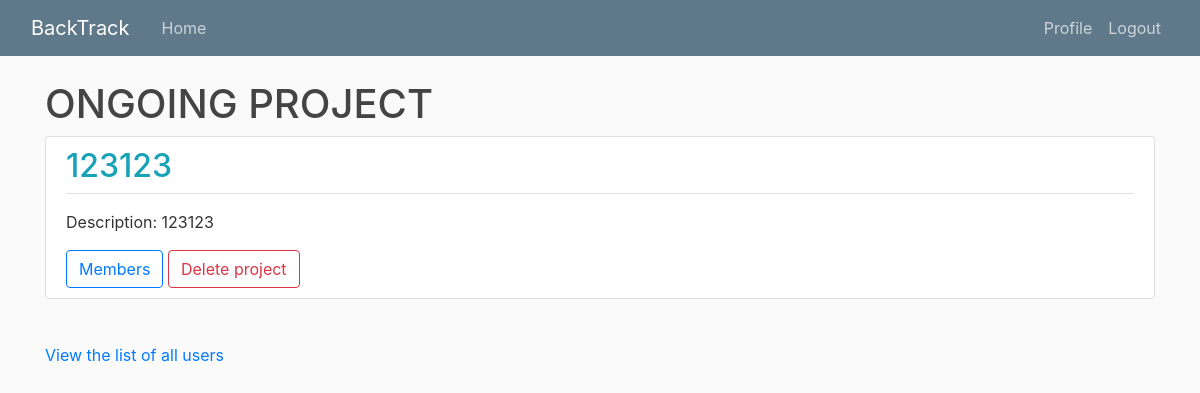
/ (signed in), run on an earlier commit of the app's database.
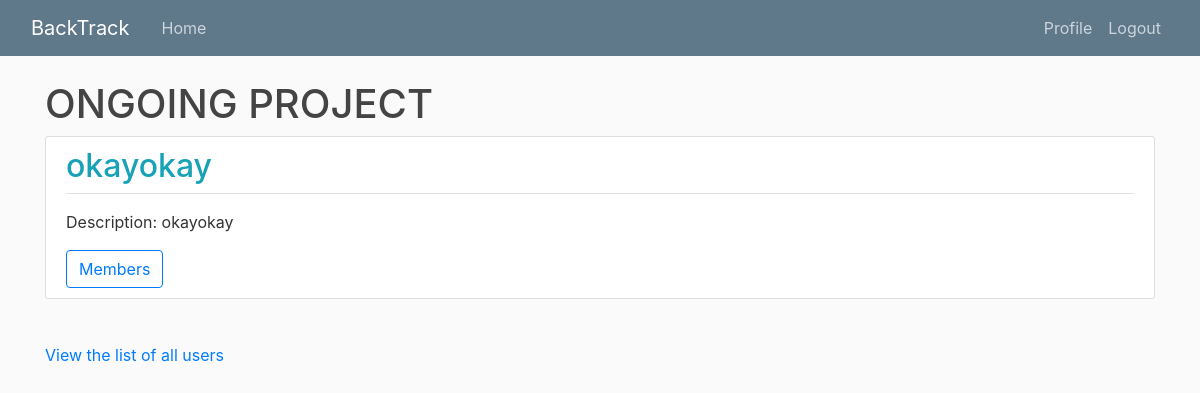
And on a later commit of the database.
### project/models.py (models this page shows, shortened)
class Project(models.Model):
	title = models.CharField(max_length=20, unique=True)
	details = models.TextField()
	slug = models.SlugField(unique=True, default="")

### project/views.py (the view)
# urls.py: path('', ProjectListView.as_view(), name='project-home'),
class ProjectListView(ListView):
	model = Project
	template_name = 'project/home.html'
	context_object_name = 'projects'

### project/templatetags/user_project.py (called while the page is built)
@register.simple_tag
def user_project(request):
	if request.user.is_authenticated:
		return request.user.project.first()
	else:
		return False

@register.simple_tag
def all_project(request):
	if request.user.is_authenticated:
		return request.user.project.all()
	else:
		return False

### templates/project/home.html (shortened to what this page needs)
{% extends "base_noSidebar.html" %}
{% load user_project %}
{% block content %}
{%user_project request as pp%}
	{%if user.id != None%}
		{%if pp != null%}
			<h1>ONGOING PROJECT</h1>
		{%endif%}
	{%endif%}
{%all_project request as ap%}
{%if user.is_authenticated %}
	{% for project in ap %}
		<div class="content-section">
		<h2><a class="text-info text-decoration-none" href="{% url 'productBacklog-home' project.slug %}">{{ project.title }}  </a></h2>
		<div class="border-top pt-3">
			<p align="justify">Description: {{ project.details }}</p>
			<a class="btn btn-outline-primary" href="{% url 'user-list-for-project' project.pk%}">Members</a>
			{%if user.position == '1'%}
				<a class="btn btn-outline-danger" href="{% url 'project-delete' project.slug %}">Delete project</a>
			{%endif%}
		</div>
		</div>
	{% endfor %}
{%endif%}
<br>
{%if user.id != None%}
	<a href="{% url 'user_list' %}">View the list of all users</a>
	<br>
	<br>
{%endif%}
{% endblock content %}

What changed in the data, as far as the page shows it:
removed Project: title "123123", details "123123", shows "Delete project"
added Project: title "okayokay", details "okayokay"
